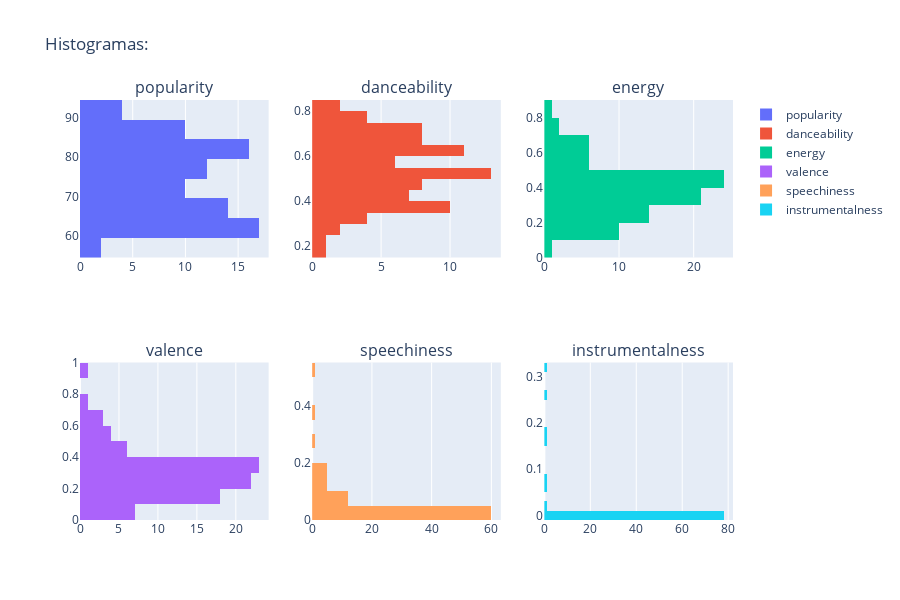

The code cell stored with this chart in its notebook:
### Markdown cell above
Del resto de variables se ha realizado una selección y se analizan las más interesantes:

### Code cell
cols = ['popularity','danceability', 'energy','valence', 'speechiness','instrumentalness']

fig = make_subplots(rows=2, cols=3, subplot_titles=cols)

for i, col in enumerate(cols):
    fig.add_trace(go.Histogram(y=sad_df[col], name=col), row=(i // 3) + 1, col=(i % 3) + 1)

fig.update_layout(
    title="Histogramas:",
    height=600,
    width=900
)

fig.show()

### Figure 1 — Plotly figure (JSON) as saved in the notebook; plotly's stock layout.template omitted (floating-point values rounded to 4 significant figures)
{"data": [{"name": "popularity", "type": "histogram", "xaxis": "x", "y": [90, 89, 89, 88, 87, 86, 86, 85, 84, 88, 58, 92, 63, 92, 94, 87, 84, 89, 83, 83, 82, 82, 82, 82, 81, 81, 81, 81, 80, 80, 80, 79, 79, 79, 79, 79, 77, 76, 80, 76, 76, 75, 75, 75, 74, 74, 73, 73, 73, 72, 71, 70, 70, 69, 69, 71, 68, 68, 69, 67, 67, 67, 66, 65, 65, 65, 65, 65, 64, 64, 64, 63, 63, 63, 63, 63, 63, 62, 61, 61, 60, 60, 60, 60, 59], "yaxis": "y"}, {"name": "danceability", "type": "histogram", "xaxis": "x2", "y": [0.652, 0.557, 0.614, 0.681, 0.369, 0.567, 0.367, 0.667, 0.672, 0.677, 0.278, 0.351, 0.733, 0.501, 0.445, 0.209, 0.311, 0.357, 0.188, 0.732, 0.629, 0.556, 0.522, 0.541, 0.45, 0.498, 0.545, 0.83, 0.464, 0.544, 0.654, 0.566, 0.749, 0.331, 0.319, 0.502, 0.784, 0.479, 0.675, 0.39, 0.622, 0.57, 0.445, 0.559, 0.407, 0.667, 0.405, 0.795, 0.481, 0.47, 0.53, 0.761, 0.505, 0.511, 0.428, 0.783, 0.483, 0.397, 0.296, 0.637, 0.512, 0.43, 0.512, 0.709, 0.531, 0.623, 0.602, 0.7, 0.389, 0.827, 0.396, 0.735, 0.372, 0.532, 0.735, 0.404, 0.706, 0.377, 0.467, 0.644, 0.618, 0.622, 0.616, 0.612, 0.345], "yaxis": "y2"}, {"name": "energy", "type": "histogram", "xaxis": "x3", "y": [0.557, 0.442, 0.379, 0.372, 0.272, 0.267, 0.111, 0.373, 0.594, 0.485, 0.572, 0.296, 0.424, 0.405, 0.537, 0.417, 0.485, 0.425, 0.411, 0.463, 0.328, 0.319, 0.385, 0.153, 0.329, 0.235, 0.366, 0.159, 0.473, 0.216, 0.354, 0.647, 0.418, 0.341, 0.0561, 0.168, 0.689, 0.477, 0.16, 0.448, 0.117, 0.474, 0.179, 0.473, 0.416, 0.287, 0.111, 0.238, 0.81, 0.235, 0.281, 0.296, 0.207, 0.621, 0.556, 0.693, 0.361, 0.303, 0.351, 0.723, 0.455, 0.412, 0.263, 0.366, 0.347, 0.276, 0.681, 0.42, 0.373, 0.629, 0.177, 0.415, 0.355, 0.329, 0.327, 0.531, 0.478, 0.466, 0.359, 0.784, 0.428, 0.432, 0.273, 0.198, 0.34], "yaxis": "y3"}, {"name": "valence", "type": "histogram", "xaxis": "x4", "y": [0.483, 0.213, 0.201, 0.476, 0.218, 0.0592, 0.198, 0.0823, 0.158, 0.493, 0.311, 0.12, 0.209, 0.446, 0.131, 0.124, 0.225, 0.27, 0.159, 0.397, 0.389, 0.294, 0.236, 0.359, 0.266, 0.0895, 0.1, 0.189, 0.604, 0.145, 0.262, 0.22, 0.307, 0.152, 0.082, 0.355, 0.332, 0.127, 0.247, 0.077, 0.315, 0.299, 0.119, 0.341, 0.246, 0.545, 0.219, 0.399, 0.328, 0.134, 0.341, 0.579, 0.323, 0.266, 0.162, 0.528, 0.307, 0.17, 0.19, 0.708, 0.0759, 0.0508, 0.359, 0.407, 0.289, 0.308, 0.505, 0.283, 0.283, 0.486, 0.221, 0.631, 0.142, 0.333, 0.661, 0.321, 0.33, 0.276, 0.21, 0.918, 0.359, 0.362, 0.314, 0.175, 0.302], "yaxis": "y4"}, {"name": "speechiness", "type": "histogram", "xaxis": "x5", "y": [0.0318, 0.0243, 0.0476, 0.0432, 0.0364, 0.0299, 0.0972, 0.05, 0.0789, 0.0361, 0.0407, 0.0333, 0.299, 0.0319, 0.04, 0.0338, 0.0365, 0.0333, 0.0484, 0.0287, 0.029, 0.0281, 0.0288, 0.0303, 0.0441, 0.188, 0.0378, 0.0383, 0.129, 0.0402, 0.0738, 0.0335, 0.0587, 0.0309, 0.045, 0.0486, 0.0385, 0.0363, 0.0586, 0.0276, 0.0382, 0.0296, 0.0396, 0.0364, 0.174, 0.0334, 0.0369, 0.369, 0.133, 0.038, 0.0577, 0.0484, 0.032, 0.123, 0.0407, 0.027, 0.0738, 0.11, 0.0352, 0.187, 0.0332, 0.0281, 0.0855, 0.0472, 0.0345, 0.0287, 0.0517, 0.0304, 0.047, 0.185, 0.0378, 0.501, 0.03, 0.0258, 0.0487, 0.103, 0.154, 0.0353, 0.0815, 0.0286, 0.038, 0.0575, 0.0307, 0.0363, 0.0342], "yaxis": "y5"}, {"name": "instrumentalness", "type": "histogram", "xaxis": "x6", "y": [0, 1.46e-05, 0.000464, 0, 0, 1.46e-06, 3.97e-05, 0, 5.14e-05, 2.04e-05, 0, 0, 0.0521, 0, 1.65e-05, 0.00196, 0, 0, 0.153, 0, 2.5e-05, 0, 0, 1.66e-06, 0.00109, 0, 0.267, 2.02e-05, 0, 0.311, 0, 0, 0.000126, 0, 0.00384, 0, 0.00536, 0, 0.00688, 0.182, 0, 0, 0.00056, 1.5e-06, 0, 3.61e-06, 4.37e-05, 0.000106, 0, 0, 0, 0.000492, 0.0122, 9.72e-05, 0, 8.3e-06, 4.66e-06, 4.16e-06, 1.45e-06, 0, 0, 0, 0, 0, 0, 0, 0, 0.000213, 0, 0, 0, 0.000145, 0, 0.00027, 6.98e-05, 0, 0, 5.63e-05, 0, 0, 0, 0.0754, 0.00105, 0.000526, 1.74e-05], "yaxis": "y6"}], "layout": {"annotations": [{"font": {"size": 16}, "showarrow": false, "text": "popularity", "x": 0.1444, "xanchor": "center", "xref": "paper", "y": 1, "yanchor": "bottom", "yref": "paper"}, {"font": {"size": 16}, "showarrow": false, "text": "danceability", "x": 0.5, "xanchor": "center", "xref": "paper", "y": 1, "yanchor": "bottom", "yref": "paper"}, {"font": {"size": 16}, "showarrow": false, "text": "energy", "x": 0.8556, "xanchor": "center", "xref": "paper", "y": 1, "yanchor": "bottom", "yref": "paper"}, {"font": {"size": 16}, "showarrow": false, "text": "valence", "x": 0.1444, "xanchor": "center", "xref": "paper", "y": 0.375, "yanchor": "bottom", "yref": "paper"}, {"font": {"size": 16}, "showarrow": false, "text": "speechiness", "x": 0.5, "xanchor": "center", "xref": "paper", "y": 0.375, "yanchor": "bottom", "yref": "paper"}, {"font": {"size": 16}, "showarrow": false, "text": "instrumentalness", "x": 0.8556, "xanchor": "center", "xref": "paper", "y": 0.375, "yanchor": "bottom", "yref": "paper"}], "height": 600, "title": {"text": "Histogramas:"}, "width": 900, "xaxis": {"anchor": "y", "domain": [0, 0.2889]}, "xaxis2": {"anchor": "y2", "domain": [0.3556, 0.6444]}, "xaxis3": {"anchor": "y3", "domain": [0.7111, 1]}, "xaxis4": {"anchor": "y4", "domain": [0, 0.2889]}, "xaxis5": {"anchor": "y5", "domain": [0.3556, 0.6444]}, "xaxis6": {"anchor": "y6", "domain": [0.7111, 1]}, "yaxis": {"anchor": "x", "domain": [0.625, 1]}, "yaxis2": {"anchor": "x2", "domain": [0.625, 1]}, "yaxis3": {"anchor": "x3", "domain": [0.625, 1]}, "yaxis4": {"anchor": "x4", "domain": [0, 0.375]}, "yaxis5": {"anchor": "x5", "domain": [0, 0.375]}, "yaxis6": {"anchor": "x6", "domain": [0, 0.375]}}}
